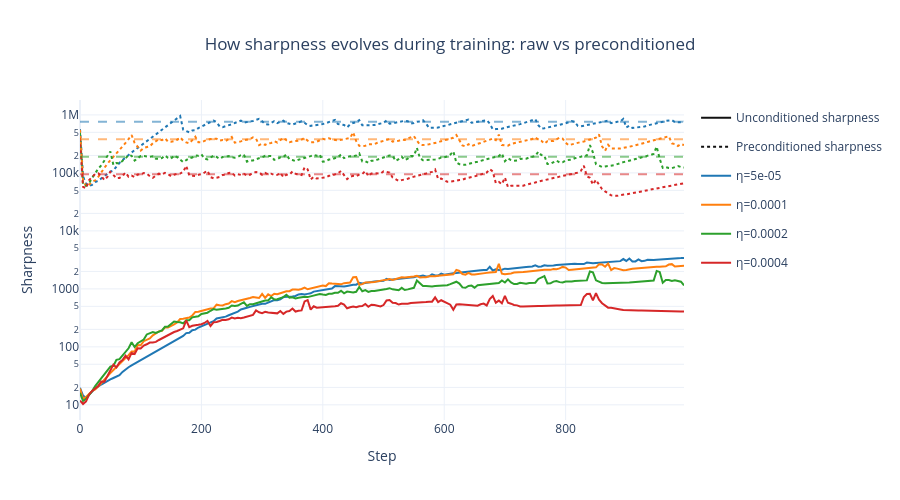

Source (notebook cell):
### Markdown cell above
### Train loss, λ_A, and λ_H (multiple learning rates)

### Code cell
show_fig(plot_fig8_combined_sharpness(lrs_fig8, OUTPUT_V2))

### Figure 1 — Plotly figure (JSON) as saved in the notebook; plotly's stock layout.template omitted (floating-point values rounded to 4 significant figures; data arrays with more than 128 entries replaced by an {"elided": "..."} marker saying what was removed)
{"data": [{"hoverinfo": "skip", "line": {"color": "#111", "dash": "solid", "width": 2}, "mode": "lines", "name": "Unconditioned sharpness", "type": "scatter", "x": [null], "y": [null]}, {"hoverinfo": "skip", "line": {"color": "#111", "dash": "dot", "width": 2}, "mode": "lines", "name": "Preconditioned sharpness", "type": "scatter", "x": [null], "y": [null]}, {"legendgroup": "eta_5e-05", "line": {"color": "#1f77b4", "dash": "solid", "width": 2}, "name": "η=5e-05", "type": "scatter", "x": {"elided": "200 int values"}, "y": {"elided": "200 float values"}}, {"legendgroup": "eta_5e-05", "line": {"color": "#1f77b4", "dash": "dot", "width": 2}, "name": "η=5e-05", "showlegend": false, "type": "scatter", "x": {"elided": "200 int values"}, "y": {"elided": "200 float values"}}, {"legendgroup": "eta_0.0001", "line": {"color": "#ff7f0e", "dash": "solid", "width": 2}, "name": "η=0.0001", "type": "scatter", "x": {"elided": "200 int values"}, "y": {"elided": "200 float values"}}, {"legendgroup": "eta_0.0001", "line": {"color": "#ff7f0e", "dash": "dot", "width": 2}, "name": "η=0.0001", "showlegend": false, "type": "scatter", "x": {"elided": "200 int values"}, "y": {"elided": "200 float values"}}, {"legendgroup": "eta_0.0002", "line": {"color": "#2ca02c", "dash": "solid", "width": 2}, "name": "η=0.0002", "type": "scatter", "x": {"elided": "200 int values"}, "y": {"elided": "200 float values"}}, {"legendgroup": "eta_0.0002", "line": {"color": "#2ca02c", "dash": "dot", "width": 2}, "name": "η=0.0002", "showlegend": false, "type": "scatter", "x": {"elided": "200 int values"}, "y": {"elided": "200 float values"}}, {"legendgroup": "eta_0.0004", "line": {"color": "#d62728", "dash": "solid", "width": 2}, "name": "η=0.0004", "type": "scatter", "x": {"elided": "200 int values"}, "y": {"elided": "200 float values"}}, {"legendgroup": "eta_0.0004", "line": {"color": "#d62728", "dash": "dot", "width": 2}, "name": "η=0.0004", "showlegend": false, "type": "scatter", "x": {"elided": "200 int values"}, "y": {"elided": "200 float values"}}], "layout": {"annotations": [{"showarrow": false, "text": "λ_lim", "x": 0, "xanchor": "left", "xref": "x domain", "y": 760000.0, "yanchor": "bottom", "yref": "y"}, {"showarrow": false, "text": "λ_lim", "x": 0, "xanchor": "left", "xref": "x domain", "y": 380000.0, "yanchor": "bottom", "yref": "y"}, {"showarrow": false, "text": "λ_lim", "x": 0, "xanchor": "left", "xref": "x domain", "y": 190000.0, "yanchor": "bottom", "yref": "y"}, {"showarrow": false, "text": "λ_lim", "x": 0, "xanchor": "left", "xref": "x domain", "y": 95000.0, "yanchor": "bottom", "yref": "y"}], "height": 500, "legend": {"x": 1.02, "xanchor": "left", "y": 0.99, "yanchor": "top"}, "margin": {"r": 160}, "shapes": [{"line": {"color": "#1f77b4", "dash": "dash"}, "opacity": 0.55, "type": "line", "x0": 0, "x1": 1, "xref": "x domain", "y0": 760000.0, "y1": 760000.0, "yref": "y"}, {"line": {"color": "#ff7f0e", "dash": "dash"}, "opacity": 0.55, "type": "line", "x0": 0, "x1": 1, "xref": "x domain", "y0": 380000.0, "y1": 380000.0, "yref": "y"}, {"line": {"color": "#2ca02c", "dash": "dash"}, "opacity": 0.55, "type": "line", "x0": 0, "x1": 1, "xref": "x domain", "y0": 190000.0, "y1": 190000.0, "yref": "y"}, {"line": {"color": "#d62728", "dash": "dash"}, "opacity": 0.55, "type": "line", "x0": 0, "x1": 1, "xref": "x domain", "y0": 95000.0, "y1": 95000.0, "yref": "y"}], "title": {"text": "How sharpness evolves during training: raw vs preconditioned", "x": 0.5, "xanchor": "center"}, "xaxis": {"title": {"text": "Step"}}, "yaxis": {"title": {"text": "Sharpness"}, "type": "log"}}}
